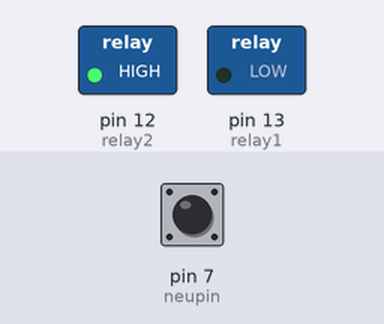
Recording of a sketch running on a simulated Arduino Uno, built with avr-gcc and run on an emulated ATmega328P. On the bench: switched loads named in the sketch (green lamp = pin HIGH). Inputs (shaded band) come from the test bench; at power-on: pin 7 (neupin) LOW. What the sketch prints to the serial monitor is not drawn.

Above: at 0.1 s.
Timing chart, 0 to 1.6 s (numbered marks = the images above):
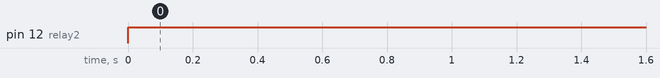

Measured:
- by itself, pin 12 (relay2): LOW → HIGH at 0.00 s

The sketch:

sketch_jun09d.ino
```cpp
int clutch,neul;

#define clupin 4
#define neupin 7
#define relay1 13
#define relay2 12

void setup() {
  Serial.begin(9600);
  pinMode(clupin,INPUT);
  pinMode(neupin,INPUT);
  pinMode(relay1,OUTPUT);
  pinMode(relay2,OUTPUT);
  pinMode(7,INPUT);
  // put your setup code here, to run once:
digitalWrite(relay1,0);
}

void loop() {
  digitalWrite(relay1,LOW);
  digitalWrite(relay2,HIGH);
  //clutch = digitalRead(4);
  neul = digitalRead(7);

  //Serial.println(clutch);
  Serial.println(neul);
  delay(1000);
  // put your main code here, to run repeatedly:

}
```
